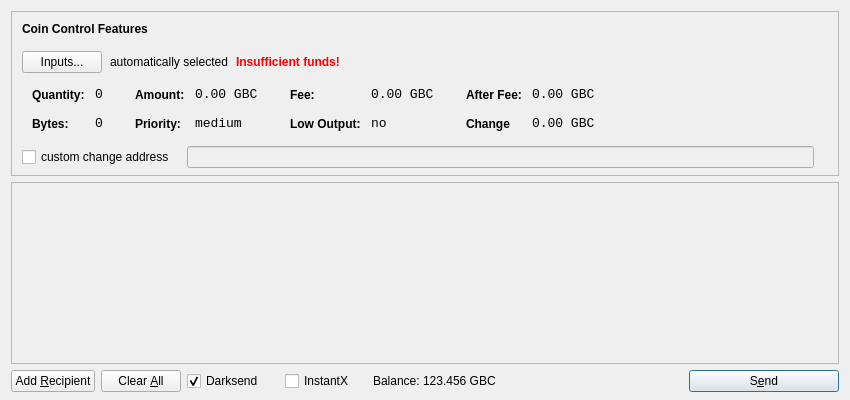
<?xml version="1.0" encoding="UTF-8"?>
<ui version="4.0">
 <class>SendCoinsDialog</class>
 <widget class="QDialog" name="SendCoinsDialog">
  <property name="geometry">
   <rect>
    <x>0</x>
    <y>0</y>
    <width>850</width>
    <height>400</height>
   </rect>
  </property>
  <property name="windowTitle">
   <string>Send Coins</string>
  </property>
  <layout class="QVBoxLayout" name="verticalLayout" stretch="0,1,0">
   <property name="bottomMargin">
    <number>8</number>
   </property>
   <item>
    <widget class="QFrame" name="frameCoinControl">
     <property name="sizePolicy">
      <sizepolicy hsizetype="Expanding" vsizetype="Expanding">
       <horstretch>0</horstretch>
       <verstretch>0</verstretch>
      </sizepolicy>
     </property>
     <property name="maximumSize">
      <size>
       <width>16777215</width>
       <height>16777215</height>
      </size>
     </property>
     <property name="frameShape">
      <enum>QFrame::StyledPanel</enum>
     </property>
     <property name="frameShadow">
      <enum>QFrame::Sunken</enum>
     </property>
     <layout class="QVBoxLayout" name="verticalLayoutCoinControl2">
      <property name="spacing">
       <number>-1</number>
      </property>
      <property name="leftMargin">
       <number>0</number>
      </property>
      <property name="topMargin">
       <number>0</number>
      </property>
      <property name="rightMargin">
       <number>0</number>
      </property>
      <property name="bottomMargin">
       <number>6</number>
      </property>
      <item>
       <layout class="QVBoxLayout" name="verticalLayoutCoinControl" stretch="0,0,0,0,1">
        <property name="spacing">
         <number>0</number>
        </property>
        <property name="leftMargin">
         <number>10</number>
        </property>
        <property name="topMargin">
         <number>10</number>
        </property>
        <item>
         <layout class="QHBoxLayout" name="horizontalLayoutCoinControl1">
          <property name="bottomMargin">
           <number>15</number>
          </property>
          <item>
           <widget class="QLabel" name="labelCoinControlFeatures">
            <property name="sizePolicy">
             <sizepolicy hsizetype="Preferred" vsizetype="Maximum">
              <horstretch>0</horstretch>
              <verstretch>0</verstretch>
             </sizepolicy>
            </property>
            <property name="font">
             <font>
              <weight>75</weight>
              <bold>true</bold>
             </font>
            </property>
            <property name="styleSheet">
             <string notr="true">font-weight:bold;</string>
            </property>
            <property name="text">
             <string>Coin Control Features</string>
            </property>
           </widget>
          </item>
         </layout>
        </item>
        <item>
         <layout class="QHBoxLayout" name="horizontalLayoutCoinControl2" stretch="0,0,0,0">
          <property name="spacing">
           <number>8</number>
          </property>
          <property name="bottomMargin">
           <number>10</number>
          </property>
          <item>
           <widget class="QPushButton" name="pushButtonCoinControl">
            <property name="styleSheet">
             <string notr="true"/>
            </property>
            <property name="text">
             <string>Inputs...</string>
            </property>
           </widget>
          </item>
          <item>
           <widget class="QLabel" name="labelCoinControlAutomaticallySelected">
            <property name="text">
             <string>automatically selected</string>
            </property>
            <property name="margin">
             <number>5</number>
            </property>
           </widget>
          </item>
          <item>
           <widget class="QLabel" name="labelCoinControlInsuffFunds">
            <property name="font">
             <font>
              <weight>75</weight>
              <bold>true</bold>
             </font>
            </property>
            <property name="styleSheet">
             <string notr="true">color:red;font-weight:bold;</string>
            </property>
            <property name="text">
             <string>Insufficient funds!</string>
            </property>
            <property name="margin">
             <number>5</number>
            </property>
           </widget>
          </item>
          <item>
           <spacer name="horizontalSpacerCoinControl">
            <property name="orientation">
             <enum>Qt::Horizontal</enum>
            </property>
            <property name="sizeHint" stdset="0">
             <size>
              <width>40</width>
              <height>1</height>
             </size>
            </property>
           </spacer>
          </item>
         </layout>
        </item>
        <item>
         <widget class="QWidget" name="widgetCoinControl" native="true">
          <property name="sizePolicy">
           <sizepolicy hsizetype="Preferred" vsizetype="Preferred">
            <horstretch>0</horstretch>
            <verstretch>0</verstretch>
           </sizepolicy>
          </property>
          <property name="minimumSize">
           <size>
            <width>0</width>
            <height>0</height>
           </size>
          </property>
          <property name="styleSheet">
           <string notr="true"/>
          </property>
          <layout class="QHBoxLayout" name="horizontalLayoutCoinControl5">
           <property name="margin">
            <number>0</number>
           </property>
           <item>
            <layout class="QHBoxLayout" name="horizontalLayoutCoinControl3" stretch="0,0,0,1">
             <property name="spacing">
              <number>20</number>
             </property>
             <property name="topMargin">
              <number>0</number>
             </property>
             <property name="bottomMargin">
              <number>10</number>
             </property>
             <item>
              <layout class="QFormLayout" name="formLayoutCoinControl1">
               <property name="horizontalSpacing">
                <number>10</number>
               </property>
               <property name="verticalSpacing">
                <number>14</number>
               </property>
               <property name="leftMargin">
                <number>10</number>
               </property>
               <property name="topMargin">
                <number>4</number>
               </property>
               <property name="rightMargin">
                <number>6</number>
               </property>
               <item row="0" column="0">
                <widget class="QLabel" name="labelCoinControlQuantityText">
                 <property name="styleSheet">
                  <string notr="true">font-weight:bold;</string>
                 </property>
                 <property name="text">
                  <string>Quantity:</string>
                 </property>
                 <property name="margin">
                  <number>0</number>
                 </property>
                </widget>
               </item>
               <item row="0" column="1">
                <widget class="QLabel" name="labelCoinControlQuantity">
                 <property name="font">
                  <font>
                   <family>Monospace</family>
                   <pointsize>10</pointsize>
                  </font>
                 </property>
                 <property name="cursor">
                  <cursorShape>IBeamCursor</cursorShape>
                 </property>
                 <property name="contextMenuPolicy">
                  <enum>Qt::ActionsContextMenu</enum>
                 </property>
                 <property name="text">
                  <string>0</string>
                 </property>
                 <property name="margin">
                  <number>0</number>
                 </property>
                 <property name="textInteractionFlags">
                  <set>Qt::LinksAccessibleByMouse|Qt::TextSelectableByKeyboard|Qt::TextSelectableByMouse</set>
                 </property>
                </widget>
               </item>
               <item row="1" column="0">
                <widget class="QLabel" name="labelCoinControlBytesText">
                 <property name="styleSheet">
                  <string notr="true">font-weight:bold;</string>
                 </property>
                 <property name="text">
                  <string>Bytes:</string>
                 </property>
                </widget>
               </item>
               <item row="1" column="1">
                <widget class="QLabel" name="labelCoinControlBytes">
                 <property name="font">
                  <font>
                   <family>Monospace</family>
                   <pointsize>10</pointsize>
                  </font>
                 </property>
                 <property name="cursor">
                  <cursorShape>IBeamCursor</cursorShape>
                 </property>
                 <property name="contextMenuPolicy">
                  <enum>Qt::ActionsContextMenu</enum>
                 </property>
                 <property name="text">
                  <string>0</string>
                 </property>
                 <property name="textInteractionFlags">
                  <set>Qt::LinksAccessibleByMouse|Qt::TextSelectableByKeyboard|Qt::TextSelectableByMouse</set>
                 </property>
                </widget>
               </item>
              </layout>
             </item>
             <item>
              <layout class="QFormLayout" name="formLayoutCoinControl2">
               <property name="horizontalSpacing">
                <number>10</number>
               </property>
               <property name="verticalSpacing">
                <number>14</number>
               </property>
               <property name="leftMargin">
                <number>6</number>
               </property>
               <property name="topMargin">
                <number>4</number>
               </property>
               <property name="rightMargin">
                <number>6</number>
               </property>
               <item row="0" column="0">
                <widget class="QLabel" name="labelCoinControlAmountText">
                 <property name="styleSheet">
                  <string notr="true">font-weight:bold;</string>
                 </property>
                 <property name="text">
                  <string>Amount:</string>
                 </property>
                 <property name="margin">
                  <number>0</number>
                 </property>
                </widget>
               </item>
               <item row="0" column="1">
                <widget class="QLabel" name="labelCoinControlAmount">
                 <property name="font">
                  <font>
                   <family>Monospace</family>
                   <pointsize>10</pointsize>
                  </font>
                 </property>
                 <property name="cursor">
                  <cursorShape>IBeamCursor</cursorShape>
                 </property>
                 <property name="contextMenuPolicy">
                  <enum>Qt::ActionsContextMenu</enum>
                 </property>
                 <property name="text">
                  <string>0.00 GBC</string>
                 </property>
                 <property name="textInteractionFlags">
                  <set>Qt::LinksAccessibleByMouse|Qt::TextSelectableByKeyboard|Qt::TextSelectableByMouse</set>
                 </property>
                </widget>
               </item>
               <item row="1" column="0">
                <widget class="QLabel" name="labelCoinControlPriorityText">
                 <property name="styleSheet">
                  <string notr="true">font-weight:bold;</string>
                 </property>
                 <property name="text">
                  <string>Priority:</string>
                 </property>
                </widget>
               </item>
               <item row="1" column="1">
                <widget class="QLabel" name="labelCoinControlPriority">
                 <property name="font">
                  <font>
                   <family>Monospace</family>
                   <pointsize>10</pointsize>
                  </font>
                 </property>
                 <property name="cursor">
                  <cursorShape>IBeamCursor</cursorShape>
                 </property>
                 <property name="contextMenuPolicy">
                  <enum>Qt::ActionsContextMenu</enum>
                 </property>
                 <property name="text">
                  <string>medium</string>
                 </property>
                 <property name="textInteractionFlags">
                  <set>Qt::LinksAccessibleByMouse|Qt::TextSelectableByKeyboard|Qt::TextSelectableByMouse</set>
                 </property>
                </widget>
               </item>
              </layout>
             </item>
             <item>
              <layout class="QFormLayout" name="formLayoutCoinControl3">
               <property name="horizontalSpacing">
                <number>10</number>
               </property>
               <property name="verticalSpacing">
                <number>14</number>
               </property>
               <property name="leftMargin">
                <number>6</number>
               </property>
               <property name="topMargin">
                <number>4</number>
               </property>
               <property name="rightMargin">
                <number>6</number>
               </property>
               <item row="0" column="0">
                <widget class="QLabel" name="labelCoinControlFeeText">
                 <property name="styleSheet">
                  <string notr="true">font-weight:bold;</string>
                 </property>
                 <property name="text">
                  <string>Fee:</string>
                 </property>
                 <property name="margin">
                  <number>0</number>
                 </property>
                </widget>
               </item>
               <item row="0" column="1">
                <widget class="QLabel" name="labelCoinControlFee">
                 <property name="font">
                  <font>
                   <family>Monospace</family>
                   <pointsize>10</pointsize>
                  </font>
                 </property>
                 <property name="cursor">
                  <cursorShape>IBeamCursor</cursorShape>
                 </property>
                 <property name="contextMenuPolicy">
                  <enum>Qt::ActionsContextMenu</enum>
                 </property>
                 <property name="text">
                  <string>0.00 GBC</string>
                 </property>
                 <property name="textInteractionFlags">
                  <set>Qt::LinksAccessibleByMouse|Qt::TextSelectableByKeyboard|Qt::TextSelectableByMouse</set>
                 </property>
                </widget>
               </item>
               <item row="1" column="0">
                <widget class="QLabel" name="labelCoinControlLowOutputText">
                 <property name="styleSheet">
                  <string notr="true">font-weight:bold;</string>
                 </property>
                 <property name="text">
                  <string>Low Output:</string>
                 </property>
                </widget>
               </item>
               <item row="1" column="1">
                <widget class="QLabel" name="labelCoinControlLowOutput">
                 <property name="font">
                  <font>
                   <family>Monospace</family>
                   <pointsize>10</pointsize>
                  </font>
                 </property>
                 <property name="cursor">
                  <cursorShape>IBeamCursor</cursorShape>
                 </property>
                 <property name="contextMenuPolicy">
                  <enum>Qt::ActionsContextMenu</enum>
                 </property>
                 <property name="text">
                  <string>no</string>
                 </property>
                 <property name="textInteractionFlags">
                  <set>Qt::LinksAccessibleByMouse|Qt::TextSelectableByKeyboard|Qt::TextSelectableByMouse</set>
                 </property>
                </widget>
               </item>
              </layout>
             </item>
             <item>
              <layout class="QFormLayout" name="formLayoutCoinControl4">
               <property name="horizontalSpacing">
                <number>10</number>
               </property>
               <property name="verticalSpacing">
                <number>14</number>
               </property>
               <property name="leftMargin">
                <number>6</number>
               </property>
               <property name="topMargin">
                <number>4</number>
               </property>
               <property name="rightMargin">
                <number>6</number>
               </property>
               <item row="0" column="0">
                <widget class="QLabel" name="labelCoinControlAfterFeeText">
                 <property name="styleSheet">
                  <string notr="true">font-weight:bold;</string>
                 </property>
                 <property name="text">
                  <string>After Fee:</string>
                 </property>
                 <property name="margin">
                  <number>0</number>
                 </property>
                </widget>
               </item>
               <item row="0" column="1">
                <widget class="QLabel" name="labelCoinControlAfterFee">
                 <property name="font">
                  <font>
                   <family>Monospace</family>
                   <pointsize>10</pointsize>
                  </font>
                 </property>
                 <property name="cursor">
                  <cursorShape>IBeamCursor</cursorShape>
                 </property>
                 <property name="contextMenuPolicy">
                  <enum>Qt::ActionsContextMenu</enum>
                 </property>
                 <property name="text">
                  <string>0.00 GBC</string>
                 </property>
                 <property name="textInteractionFlags">
                  <set>Qt::LinksAccessibleByMouse|Qt::TextSelectableByKeyboard|Qt::TextSelectableByMouse</set>
                 </property>
                </widget>
               </item>
               <item row="1" column="0">
                <widget class="QLabel" name="labelCoinControlChangeText">
                 <property name="styleSheet">
                  <string notr="true">font-weight:bold;</string>
                 </property>
                 <property name="text">
                  <string>Change</string>
                 </property>
                </widget>
               </item>
               <item row="1" column="1">
                <widget class="QLabel" name="labelCoinControlChange">
                 <property name="font">
                  <font>
                   <family>Monospace</family>
                   <pointsize>10</pointsize>
                  </font>
                 </property>
                 <property name="cursor">
                  <cursorShape>IBeamCursor</cursorShape>
                 </property>
                 <property name="contextMenuPolicy">
                  <enum>Qt::ActionsContextMenu</enum>
                 </property>
                 <property name="text">
                  <string>0.00 GBC</string>
                 </property>
                 <property name="textInteractionFlags">
                  <set>Qt::LinksAccessibleByMouse|Qt::TextSelectableByKeyboard|Qt::TextSelectableByMouse</set>
                 </property>
                </widget>
               </item>
              </layout>
             </item>
            </layout>
           </item>
          </layout>
         </widget>
        </item>
        <item>
         <layout class="QHBoxLayout" name="horizontalLayoutCoinControl4" stretch="0,0,0">
          <property name="spacing">
           <number>12</number>
          </property>
          <property name="sizeConstraint">
           <enum>QLayout::SetDefaultConstraint</enum>
          </property>
          <property name="topMargin">
           <number>5</number>
          </property>
          <property name="rightMargin">
           <number>5</number>
          </property>
          <item>
           <widget class="QCheckBox" name="checkBoxCoinControlChange">
            <property name="text">
             <string>custom change address</string>
            </property>
           </widget>
          </item>
          <item>
           <widget class="QLineEdit" name="lineEditCoinControlChange">
            <property name="enabled">
             <bool>false</bool>
            </property>
            <property name="sizePolicy">
             <sizepolicy hsizetype="Expanding" vsizetype="Fixed">
              <horstretch>0</horstretch>
              <verstretch>0</verstretch>
             </sizepolicy>
            </property>
           </widget>
          </item>
          <item>
           <widget class="QLabel" name="labelCoinControlChangeLabel">
            <property name="sizePolicy">
             <sizepolicy hsizetype="Preferred" vsizetype="Expanding">
              <horstretch>0</horstretch>
              <verstretch>0</verstretch>
             </sizepolicy>
            </property>
            <property name="minimumSize">
             <size>
              <width>0</width>
              <height>0</height>
             </size>
            </property>
            <property name="text">
             <string/>
            </property>
            <property name="margin">
             <number>3</number>
            </property>
           </widget>
          </item>
         </layout>
        </item>
        <item>
         <spacer name="verticalSpacerCoinControl">
          <property name="orientation">
           <enum>Qt::Vertical</enum>
          </property>
          <property name="sizeHint" stdset="0">
           <size>
            <width>800</width>
            <height>1</height>
           </size>
          </property>
         </spacer>
        </item>
       </layout>
      </item>
     </layout>
    </widget>
   </item>
   <item>
    <widget class="QScrollArea" name="scrollArea">
     <property name="widgetResizable">
      <bool>true</bool>
     </property>
     <widget class="QWidget" name="scrollAreaWidgetContents">
      <property name="geometry">
       <rect>
        <x>0</x>
        <y>0</y>
        <width>830</width>
        <height>165</height>
       </rect>
      </property>
      <layout class="QVBoxLayout" name="verticalLayout_2">
       <property name="margin">
        <number>0</number>
       </property>
       <item>
        <layout class="QVBoxLayout" name="entries">
         <property name="spacing">
          <number>6</number>
         </property>
        </layout>
       </item>
       <item>
        <spacer name="verticalSpacer">
         <property name="orientation">
          <enum>Qt::Vertical</enum>
         </property>
         <property name="sizeHint" stdset="0">
          <size>
           <width>20</width>
           <height>40</height>
          </size>
         </property>
        </spacer>
       </item>
      </layout>
     </widget>
    </widget>
   </item>
   <item>
    <layout class="QHBoxLayout" name="horizontalLayout">
     <item>
      <widget class="QPushButton" name="addButton">
       <property name="toolTip">
        <string>Send to multiple recipients at once</string>
       </property>
       <property name="text">
        <string>Add &amp;Recipient</string>
       </property>
       <property name="autoDefault">
        <bool>false</bool>
       </property>
      </widget>
     </item>
     <item>
      <widget class="QPushButton" name="clearButton">
       <property name="sizePolicy">
        <sizepolicy hsizetype="Minimum" vsizetype="Fixed">
         <horstretch>0</horstretch>
         <verstretch>0</verstretch>
        </sizepolicy>
       </property>
       <property name="toolTip">
        <string>Remove all transaction fields</string>
       </property>
       <property name="text">
        <string>Clear &amp;All</string>
       </property>
       <property name="autoRepeatDelay">
        <number>300</number>
       </property>
       <property name="autoDefault">
        <bool>false</bool>
       </property>
      </widget>
     </item>
     <item>
      <layout class="QHBoxLayout" name="horizontalLayout_2">
       <property name="spacing">
        <number>3</number>
       </property>
        <item>
        <widget class="QCheckBox" name="checkUseDarksend">
         <property name="minimumSize">
          <size>
           <width>95</width>
           <height>0</height>
          </size>
         </property>
         <property name="text">
          <string>Darksend</string>
         </property>
         <property name="checked">
          <bool>true</bool>
         </property>
        </widget>
       </item>
       <item>
        <widget class="QCheckBox" name="checkInstantX">
         <property name="enabled">
          <bool>true</bool>
         </property>
         <property name="minimumSize">
          <size>
           <width>85</width>
           <height>0</height>
          </size>
         </property>
         <property name="text">
          <string>InstantX</string>
         </property>
        </widget>
       </item>
       <item>
        <widget class="QLabel" name="label">
         <property name="sizePolicy">
          <sizepolicy hsizetype="Preferred" vsizetype="Fixed">
           <horstretch>0</horstretch>
           <verstretch>0</verstretch>
          </sizepolicy>
         </property>
         <property name="text">
          <string>Balance:</string>
         </property>
        </widget>
       </item>
       <item>
        <widget class="QLabel" name="labelBalance">
         <property name="sizePolicy">
          <sizepolicy hsizetype="Preferred" vsizetype="Fixed">
           <horstretch>0</horstretch>
           <verstretch>0</verstretch>
          </sizepolicy>
         </property>
         <property name="cursor">
          <cursorShape>IBeamCursor</cursorShape>
         </property>
         <property name="text">
          <string>123.456 GBC</string>
         </property>
         <property name="textInteractionFlags">
          <set>Qt::LinksAccessibleByMouse|Qt::TextSelectableByKeyboard|Qt::TextSelectableByMouse</set>
         </property>
        </widget>
       </item>
      </layout>
     </item>
     <item>
      <spacer name="horizontalSpacer">
       <property name="orientation">
        <enum>Qt::Horizontal</enum>
       </property>
       <property name="sizeHint" stdset="0">
        <size>
         <width>40</width>
         <height>20</height>
        </size>
       </property>
      </spacer>
     </item>
     <item>
      <widget class="QPushButton" name="sendButton">
       <property name="minimumSize">
        <size>
         <width>150</width>
         <height>0</height>
        </size>
       </property>
       <property name="toolTip">
        <string>Confirm the send action</string>
       </property>
       <property name="text">
        <string>S&amp;end</string>
       </property>
       <property name="icon">
        <iconset resource="../bitcoin.qrc">
         <normaloff>:/icons/send</normaloff>:/icons/send</iconset>
       </property>
       <property name="default">
        <bool>true</bool>
       </property>
      </widget>
     </item>
    </layout>
   </item>
  </layout>
 </widget>
 <resources>
  <include location="../bitcoin.qrc"/>
 </resources>
 <connections/>
</ui>
